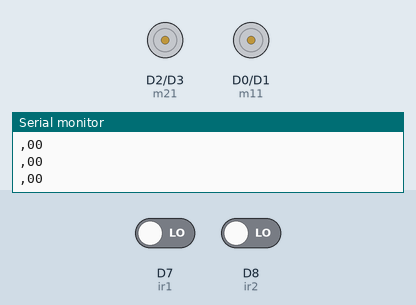
Recording of a sketch running on a simulated ESP8266 (NodeMCU). Shown: motor-driver pin pairs drawn as motors (green arrow = first pin HIGH = forward, orange = second pin HIGH = backward, longer = more drive), the last lines printed to the serial monitor. The test bench sets the inputs (shaded band); at power-on: D8 (ir2) LOW, D7 (ir1) LOW.

Above: at 1.2 s.
1.3 s: D8 (ir2) driven HIGH
At 1.8 s:
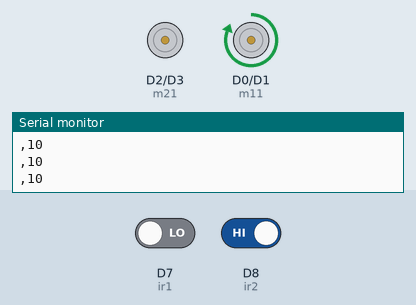
2.8 s: D7 (ir1) driven HIGH
At 4.0 s:
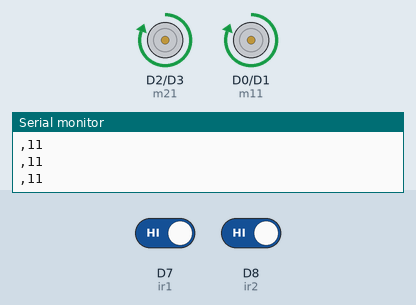
4.3 s: D7 (ir1) driven LOW
At 5.2 s:
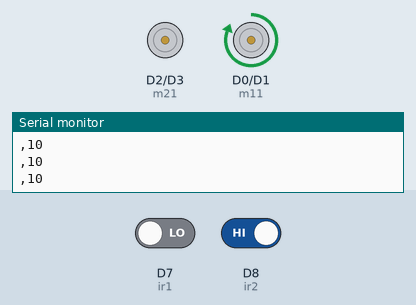
5.8 s: D8 (ir2) driven LOW
At 6.5 s:
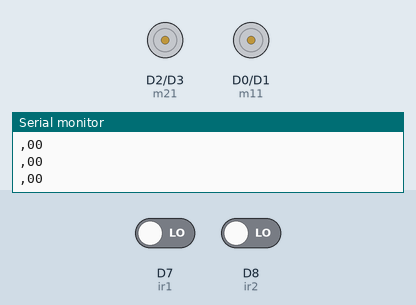
Timing chart, 0 to 8.3 s (numbered marks = the images above; inputs shaded):
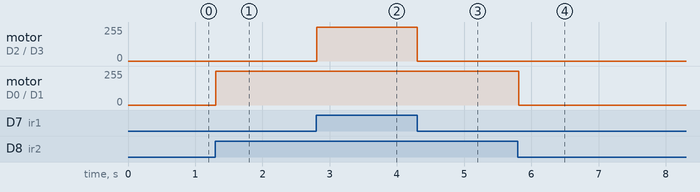

The sketch:

LineFollower.ino
```cpp
// This line follower code works for
// two IR sensors given
// If you have more, your code and logic should change

// Code written here is for the global scope

// Define your motors pins here
int m11 = D0;
int m12 = D1;
int m21 = D2;
int m22 = D3;

// Define your IR input pins
int ir1 = D7;
int ir2 = D8;

// Here, we're using PWM
// so, we'll use some value in analogWrite()
// to set the percentage value to control speed of your motors
int a = 450;
// void setup() runs only once
// And its important you do your initalisations

void setup() {
  // Setting your motor pins as OUTPUT
  pinMode(m11,OUTPUT);
  pinMode(m12,OUTPUT);
  pinMode(m21,OUTPUT);
  pinMode(m22,OUTPUT);

  // If you're using enable of Motor Driver
  //pinMode(D4,OUTPUT);
  //pinMode(D5,OUTPUT);
  //digitalWrite(D4, HIGH);
  //digitalWrite(D5, HIGH);

  // Beginning serial comm. with your
  // computer, set your baud rate accordingly
  Serial.begin(9600);
  Serial.println("Line Follower");

}

void motor(int choice){
  // use this function to manipulate your motors
  switch(choice){
    case 1:{
      analogWrite(m11, a);
      analogWrite(m12, 0);
      analogWrite(m21, a);
      analogWrite(m22, 0);
      }break;
    // no case 2 as we don't go backwards with line follower
    case 3:{
      analogWrite(m11, a);
      analogWrite(m12, 0);
      analogWrite(m21, 0);
      analogWrite(m22, 0);
    }break;
    case 4:{
      analogWrite(m11, 0);
      analogWrite(m12, 0);
      analogWrite(m21, a);
      analogWrite(m22, 0);
    }break;
    case 0:{
      analogWrite(m11, 0);
      analogWrite(m12, 0);
      analogWrite(m21, 0);
      analogWrite(m22, 0);
    }break;
  }
}
// void loop() runs continously
// generally codes in microcontrollers are meant to run forever
void loop() {
  // We get two inputs from our 2 IR sensors
  int input1, input2;
  // taking inputs
  input1 = digitalRead(ir1);
  input2 = digitalRead(ir2);

  // Printing your input values
  Serial.println(input1);
  Serial.print(",");
  Serial.print(input2);

  // Put your logic here
  if(input1 ==1 && input2 == 1){
    motor(1);
  }
  else if(input1 == 1 && input2 == 0){
    motor(2);
  }
  else if(input1 ==0 && input2 == 1){
    motor(3);
  }
  // stopping is not required but it depends....
  else{
    motor(0);
  }

}
```

Measured:
- after the input at 1.3 s, motor on D0 (m11) / D1 (m12): stopped → forward 255/255 at once
- after the input at 2.8 s, motor on D2 (m21) / D3 (m22): stopped → forward 255/255 at once
- after the input at 4.3 s, motor on D2 (m21) / D3 (m22): forward 255/255 → stopped at once
- after the input at 5.8 s, motor on D0 (m11) / D1 (m12): forward 255/255 → stopped at once
